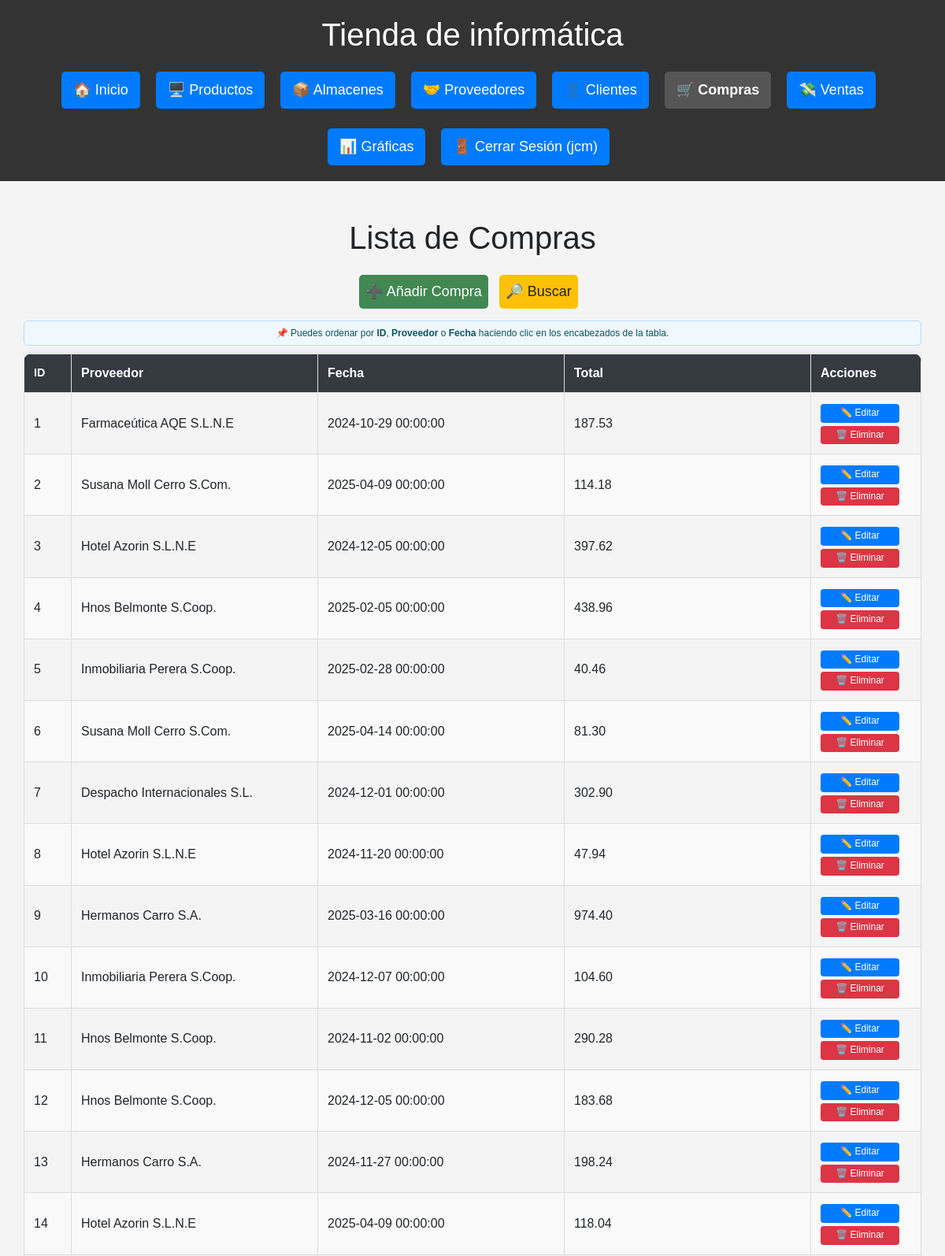
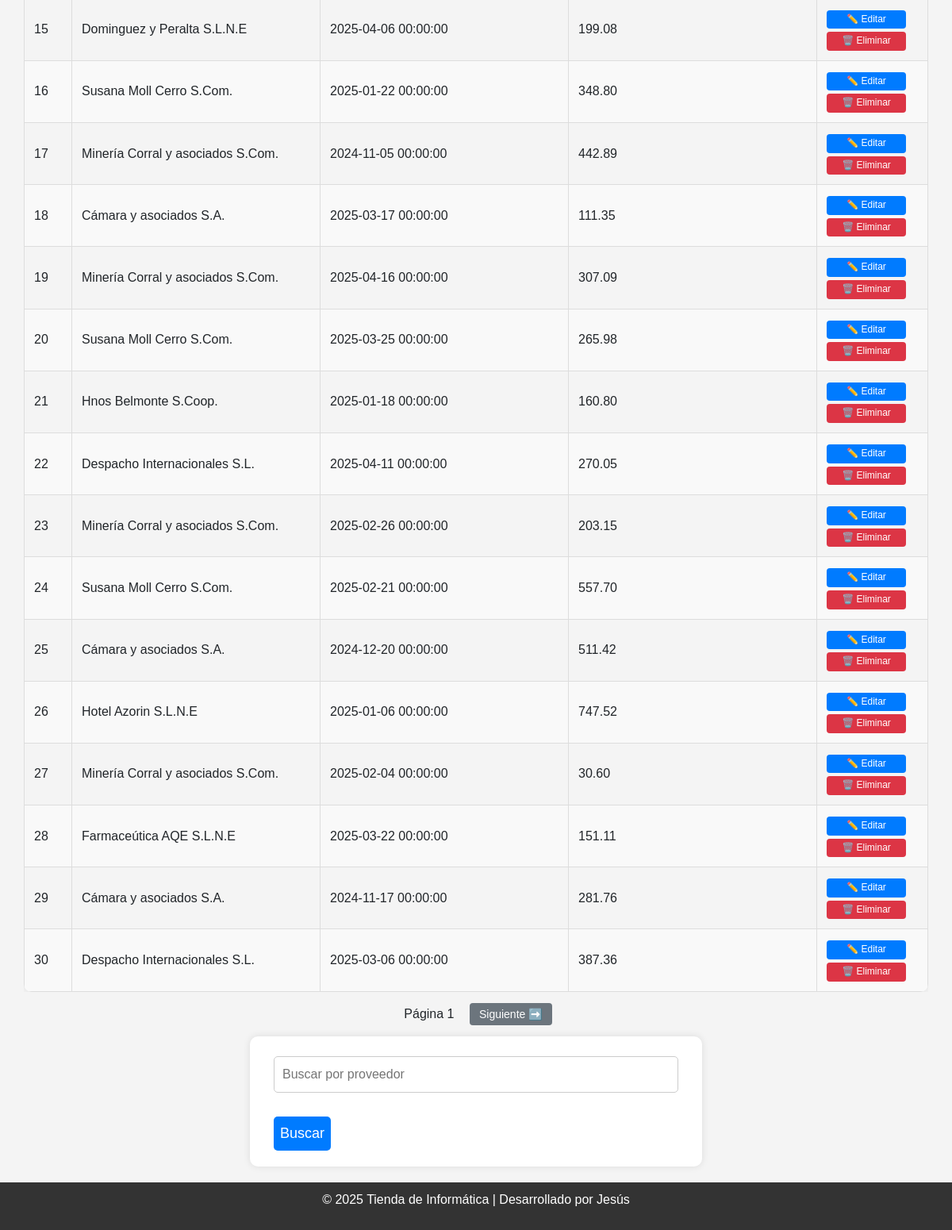
The app's page /compras?orden=id&direccion=asc&pagina=1 (signed in) with its own data (2 pictures, top to bottom).
### db.py (models this page shows)
class Compra(Base):
    __tablename__ = "Compra"
    __table_args__ = {'extend_existing': True}
    id = Column(Integer, primary_key=True)
    producto_id = Column(Integer, ForeignKey('Producto.id'), nullable=False)
    proveedor_id = Column(Integer, ForeignKey('Proveedor.id'), nullable=False)
    precio = Column(Numeric(10, 2), nullable=False)
    cantidad = Column(Integer, nullable=False)
    total = Column(Numeric(10, 2), nullable=False)
    fecha = Column(DateTime, default=func.now())
    producto = relationship("Producto")
    proveedor = relationship("Proveedor")

class Proveedor(Base):
    __tablename__ = "Proveedor"
    id = Column(Integer, primary_key=True)
    nombre = Column(String(150), unique=True, nullable=False)
    contacto = Column(String(150))
    telefono = Column(String(20))
    email = Column(String(150), unique=True)
    cif = Column(String(20), unique=True, nullable=False)
    direccion = Column(String(200))

### routes/compras.py (the view)
@compras_bp.route('/compras')
@login_required
def compras():
    proveedor = request.args.get("proveedor")
    pagina = int(request.args.get("pagina", 1))
    orden = request.args.get("orden", "id")
    direccion = request.args.get("direccion", "desc")
    por_pagina = 30
    query = sesion.query(Compra).join(Proveedor)
    if proveedor:
        query = query.filter(Proveedor.nombre.ilike(f"%{proveedor}%"))
    def aplicar_orden(campo):
        return campo.desc() if direccion == "desc" else campo.asc()
    if orden == "proveedor":
        query = query.order_by(aplicar_orden(Proveedor.nombre))
    elif orden == "fecha":
        query = query.order_by(aplicar_orden(Compra.fecha))
    else:
        query = query.order_by(aplicar_orden(Compra.id))
    total_compras = query.count()
    compras = query.offset((pagina - 1) * por_pagina).limit(por_pagina).all()
    hay_anterior = pagina > 1
    hay_siguiente = (pagina * por_pagina) < total_compras
    return render_template("compras/compras.html",
        compras=compras,
        pagina=pagina,
        hay_anterior=hay_anterior,
        hay_siguiente=hay_siguiente,
        proveedor=proveedor,
        orden=orden,
        direccion=direccion
    )

### db.py (called while the page is built)
def login_required(f):
    @wraps(f)
    def decorated_function(*args, **kwargs):
        if 'usuario' not in session:
            flash('Por favor, inicie sesión para acceder a esta página.', 'error')
            return redirect(url_for('login'))
        return f(*args, **kwargs)
    return decorated_function

### templates/compras/compras.html (shortened to what this page needs)
{% extends 'base.html' %}
{% block content %}
<div class="container mt-4">
    <h1>Lista de Compras</h1>
    <div class="botones-superiores">
        <a href="{{ url_for('compras.nueva_compra') }}" class="btn btn-add">➕ Añadir Compra</a>
        <a href="#form-busqueda-proveedor" class="btn btn-add btn-search">🔎 Buscar</a>
    </div>
    <div class="tabla-responive">
        <table class="tabla-estilizada">
            <div class="alerta-orden">
              📌 Puedes ordenar por <strong>ID</strong>, <strong>Proveedor</strong> o <strong>Fecha</strong> haciendo clic en los encabezados de la tabla.
            </div>
            {% set nueva_direccion = 'desc' if direccion == 'asc' else 'asc' %}
            <thead>
              <tr>
                <th class="col-id">
                  <a href="{{ url_for('compras.compras', orden='id', direccion=nueva_direccion, pagina=pagina) }}">ID</a>
                </th>
                <th>
                  <a href="{{ url_for('compras.compras', orden='proveedor', direccion=nueva_direccion, pagina=pagina) }}">Proveedor</a>
                </th>
                <th>
                  <a href="{{ url_for('compras.compras', orden='fecha', direccion=nueva_direccion, pagina=pagina) }}">Fecha</a>
                </th>
                <th>Total</th>
                <th class="col-acciones">Acciones</th>
              </tr>
            </thead>
            <tbody>
                {% for compra in compras %}
                <tr>
                    <td>{{ compra.id }}</td>
                    <td>{{ compra.proveedor.nombre }}</td>
                    <td>{{ compra.fecha }}</td>
                    <td>{{ compra.total }}</td>
                    <td>
                        <a href="{{ url_for('compras.editar_compra', id=compra.id) }}" class="btn-edit">✏️ Editar</a>
                        <form action="{{ url_for('compras.eliminar_compra', id=compra.id) }}" method="POST" class="form-delete">
                            <button type="submit" class="btn-delete" onclick="return confirm('¿Eliminar esta compra?');">🗑️<span class="texto-btn"> Eliminar</button>
                        </form>
                    </td>
                </tr>
                {% endfor %}
            </tbody>
        </table>
    </div>
    <div class="paginacion mt-3">
      <span style="margin: 0 10px;">Página {{ pagina }}</span>
      {% if hay_siguiente %}
        <a href="{{ url_for('compras.compras', pagina=pagina+1, orden=orden, direccion=direccion) }}" class="btn-pagina">Siguiente ➡️</a>
      {% endif %}
    </div>
    <form method="GET" action="{{ url_for('compras.compras') }}" class="mt-3" id="form-busqueda-proveedor">
        <input type="text" name="proveedor" placeholder="Buscar por proveedor" value="{{ proveedor or '' }}">
        <button type="submit" class="btn">Buscar</button>
    </form>
</div>
{% endblock %}

### static/estilos.css (style rules this page uses)
html, body { height: 100%; margin: 0; padding: 0; font-family: Arial, sans-serif; background-color: #f4f4f4; text-align: center; }
.container, main { width: 100%; padding: 0; margin: 0 auto; }
.alerta-orden { background-color: #f0f8ff; color: #0c5460; border: 1px solid #b8daff; padding: 6px 10px; border-radius: 5px; margin-bottom: 10px; font-size: 0.75rem; text-align: center; }
form { width: 50%; margin: 20px auto; background: white; padding: 20px 30px; border-radius: 10px; box-shadow: 0 0 10px rgba(0,0,0,0.1); text-align: left; }
form input, form textarea, form select { width: 100%; padding: 10px; margin-top: 5px; margin-bottom: 15px; border: 1px solid #ccc; border-radius: 5px; box-sizing: border-box; font-size: 16px; }
button, .btn { background: #007BFF; color: white; padding: 8px; border: none; margin-top: 15px; cursor: pointer; font-size: 18px; border-radius: 5px; transition: 0.3s; text-decoration: none; display: inline-block; margin-right: 10px; }
.btn-add { background: #418852; margin-bottom: 15px; }
.btn-pagina { background-color: #6c757d; color: white; font-size: 14px; padding: 6px 12px; border-radius: 4px; text-decoration: none; margin: 0 5px; }
.btn-edit { display: inline-block; max-width: 100px; background-color: #007BFF; color: white; padding: 4px 8px; font-size: 0.75rem; border: none; border-radius: 4px; cursor: pointer; transition: all 0.2s; text-decoration: none; white-space: nowrap; line-height: 1.3; margin: 0; box-shadow: none; width: 100% ; text-align: center; box-sizing: border-box; }
.form-delete button { background-color: #dc3545; color: white; padding: 4px 10px; font-size: 0.75rem; border: none; border-radius: 4px; cursor: pointer; transition: background-color 0.3s; }
.form-delete { display: block; margin: 0; padding: 0; border: none; background: transparent; box-shadow: none; width: 100%; }
.btn-delete { background-color: #dc3545; color: white; padding: 4px 8px; font-size: 0.75rem; border: none; border-radius: 4px; cursor: pointer; transition: all 0.2s; white-space: nowrap; line-height: 1.3; margin: 0; box-shadow: none; width: 100%; text-align: center; box-sizing: border-box; margin-top: 4px; max-width: 100px; }
.btn-search { background-color: #ffc107; color: #212529; }
.form-delete, .form-delete button, .form-delete button:focus, .form-delete button:active { outline: none; box-shadow: none; border: none; }
.tabla-estilizada { width: 100%; border-collapse: collapse; border-radius: 10px; overflow: hidden; box-shadow: 0 0 10px rgba(0,0,0,0.1); table-layout: fixed; }
.tabla-estilizada thead { background-color: #343a40; color: white; font-weight: bold; }
.tabla-estilizada th, .tabla-estilizada td { padding: 12px; border: 1px solid #ddd; text-align: left; max-width: 200px; word-wrap: break-word; white-space: normal; }
.tabla-estilizada tr:nth-child(even) { background-color: #f9f9f9; }
.tabla-estilizada thead th a { color: white; text-decoration: none; font-weight: bold; }
.tabla-responive { width: 100%; overflow-x: auto; -webkit-overflow-scrolling: touch; box-sizing: border-box; padding: 0 10x; }
.col-fecha, .col-id { max-width: 100px; font-size: 0.9em; white-space: nowrap; }
.col-id { max-width: 60px; width: 60px; white-space: nowrap; overflow: hidden; text-overflow: ellipsis; text-align: center; }
.col-acciones { max-width: 140px; width: 140px; text-align: center; }

### records on screen
Compra: id "1", proveedor.nombre "Farmaceútica AQE S.L.N.E", fecha "2024-10-29 00:00:00", total "187.53"
Compra: id "2", proveedor.nombre "Susana Moll Cerro S.Com.", fecha "2025-04-09 00:00:00", total "114.18"
Compra: id "3", proveedor.nombre "Hotel Azorin S.L.N.E", fecha "2024-12-05 00:00:00", total "397.62"
Compra: id "4", proveedor.nombre "Hnos Belmonte S.Coop.", fecha "2025-02-05 00:00:00", total "438.96"
Compra: id "5", proveedor.nombre "Inmobiliaria Perera S.Coop.", fecha "2025-02-28 00:00:00", total "40.46"
Compra: id "6", proveedor.nombre "Susana Moll Cerro S.Com.", fecha "2025-04-14 00:00:00", total "81.30"
Compra: id "7", proveedor.nombre "Despacho Internacionales S.L.", fecha "2024-12-01 00:00:00", total "302.90"
Compra: id "8", proveedor.nombre "Hotel Azorin S.L.N.E", fecha "2024-11-20 00:00:00", total "47.94"
Compra: id "9", proveedor.nombre "Hermanos Carro S.A.", fecha "2025-03-16 00:00:00", total "974.40"
Compra: id "10", proveedor.nombre "Inmobiliaria Perera S.Coop.", fecha "2024-12-07 00:00:00", total "104.60"
Compra: id "11", proveedor.nombre "Hnos Belmonte S.Coop.", fecha "2024-11-02 00:00:00", total "290.28"
Compra: id "12", proveedor.nombre "Hnos Belmonte S.Coop.", fecha "2024-12-05 00:00:00", total "183.68"
Compra: id "13", proveedor.nombre "Hermanos Carro S.A.", fecha "2024-11-27 00:00:00", total "198.24"
Compra: id "14", proveedor.nombre "Hotel Azorin S.L.N.E", fecha "2025-04-09 00:00:00", total "118.04"
Compra: id "15", proveedor.nombre "Dominguez y Peralta S.L.N.E", fecha "2025-04-06 00:00:00", total "199.08"
Compra: id "16", proveedor.nombre "Susana Moll Cerro S.Com.", fecha "2025-01-22 00:00:00", total "348.80"
Compra: id "17", proveedor.nombre "Minería Corral y asociados S.Com.", fecha "2024-11-05 00:00:00", total "442.89"
Compra: id "18", proveedor.nombre "Cámara y asociados S.A.", fecha "2025-03-17 00:00:00", total "111.35"
Compra: id "19", proveedor.nombre "Minería Corral y asociados S.Com.", fecha "2025-04-16 00:00:00", total "307.09"
Compra: id "20", proveedor.nombre "Susana Moll Cerro S.Com.", fecha "2025-03-25 00:00:00", total "265.98"
Compra: id "21", proveedor.nombre "Hnos Belmonte S.Coop.", fecha "2025-01-18 00:00:00", total "160.80"
Compra: id "22", proveedor.nombre "Despacho Internacionales S.L.", fecha "2025-04-11 00:00:00", total "270.05"
Compra: id "23", proveedor.nombre "Minería Corral y asociados S.Com.", fecha "2025-02-26 00:00:00", total "203.15"
Compra: id "24", proveedor.nombre "Susana Moll Cerro S.Com.", fecha "2025-02-21 00:00:00", total "557.70"
Compra: id "25", proveedor.nombre "Cámara y asociados S.A.", fecha "2024-12-20 00:00:00", total "511.42"
Compra: id "26", proveedor.nombre "Hotel Azorin S.L.N.E", fecha "2025-01-06 00:00:00", total "747.52"
Compra: id "27", proveedor.nombre "Minería Corral y asociados S.Com.", fecha "2025-02-04 00:00:00", total "30.60"
Compra: id "28", proveedor.nombre "Farmaceútica AQE S.L.N.E", fecha "2025-03-22 00:00:00", total "151.11"
Compra: id "29", proveedor.nombre "Cámara y asociados S.A.", fecha "2024-11-17 00:00:00", total "281.76"
Compra: id "30", proveedor.nombre "Despacho Internacionales S.L.", fecha "2025-03-06 00:00:00", total "387.36"

### other values on screen
{{ session['usuario'] }} "jcm"
{{ pagina }} "1"
